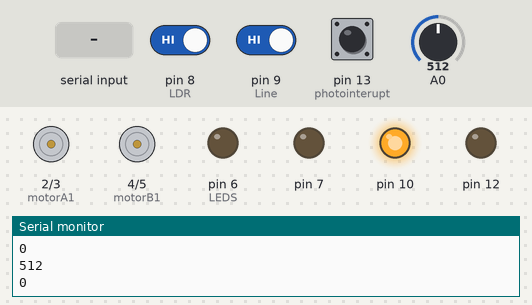
The sketch below on a simulated Arduino Uno, built with avr-gcc and run on an emulated ATmega328P. On the bench: motor-driver pin pairs drawn as motors (green arrow = first pin HIGH = forward, orange = second pin HIGH = backward, longer = more drive), output pins drawn as LEDs (lit = HIGH), the last lines printed to the serial monitor. The inputs (shaded band) are chosen by the test bench; at power-on: A0 = 512, pin 8 (LDR) HIGH, pin 9 (Line) HIGH, pin 13 (photointerupt) HIGH.

Above: at 1.2 s.
1.3 s: "F" received over the second serial link
2.8 s: A0 set to 108
4.3 s: A0 set to 93
At 4.9 s:
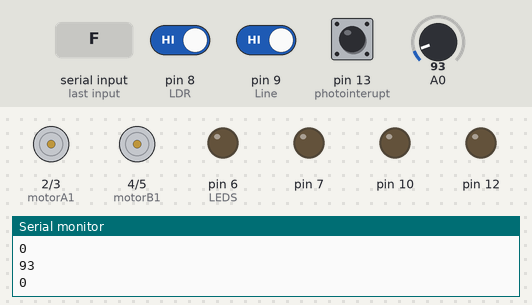
5.8 s: pin 8 (LDR) driven LOW
At 7.2 s:
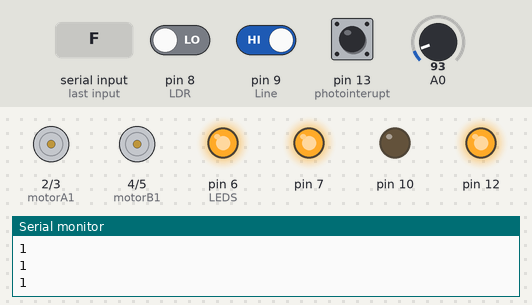
Timing chart, 0 to 8.3 s (numbered marks = the images above; inputs shaded):
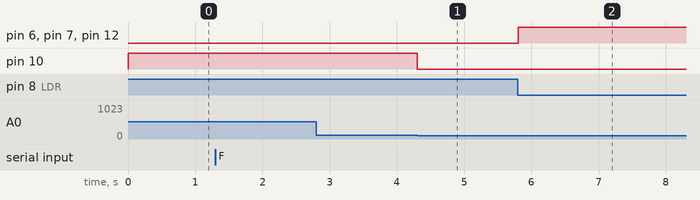

Measured:
- the behaviour switches between 101 and 100 on A0 (found by bisection; images 0 and 1)
- after the input at 4.3 s, pin 10: HIGH → LOW at once
- after the input at 5.8 s, pin 6 (LEDS), pin 7, pin 12: LOW → HIGH at once

The sketch:

project_1.ino
```cpp
#include <SoftwareSerial.h>
SoftwareSerial HC05(0,1);//TX,RX
char value;
int motorA1=2;
int motorA2=3;
int motorB1=4;
int motorB2=5;
int LDR =8;
int photointerupt= 13;
int Line =9;
void setup() {
 // put your setup code here, to run once:
pinMode(motorA1,OUTPUT);
pinMode(motorA2,OUTPUT);
pinMode(motorB1,OUTPUT);
pinMode(motorB2,OUTPUT);
pinMode (6,OUTPUT);//LEDS
pinMode (7,OUTPUT);
pinMode (12,OUTPUT);
//pinMode (13,OUTPUT);//LEDS
pinMode (10,OUTPUT);
pinMode (Line,INPUT);
pinMode (LDR,INPUT);
pinMode(photointerupt,INPUT);
Serial.begin(9600);
HC05.begin(9600);
}
void loop() {
 // put your main code here, to run repeatedly:
 Serial.println(digitalRead(photointerupt));
 if (digitalRead(photointerupt)==0)
 {
 if(HC05.available())
 {
 value=HC05.read();
 Serial.println(value);

 if(value=='F')//forward
 {
 digitalWrite(motorA1,LOW);
 digitalWrite(motorA2,HIGH);
 digitalWrite(motorB1,LOW);
 digitalWrite(motorB2,HIGH);
 }
 else if(value=='B') //backward
 {
 digitalWrite(motorA1,HIGH);
 digitalWrite(motorA2,LOW);
 digitalWrite(motorB1,HIGH);
 digitalWrite(motorB2,LOW);
 }
 else if (value=='R')//turn right
 {
 digitalWrite(motorA1,LOW);
 digitalWrite(motorA2,HIGH);
 digitalWrite(motorB1,HIGH);
 digitalWrite(motorB2,LOW);
 }
 else if(value=='L')//turn left
 {
 digitalWrite(motorA1,HIGH);
 digitalWrite(motorA2,LOW);
 digitalWrite(motorB1,LOW);
 digitalWrite(motorB2,HIGH);
 }
 else if (value=='S')//stop
 {
 digitalWrite(motorA1,LOW);
 digitalWrite(motorA2,LOW);
 digitalWrite(motorB1,LOW);
 digitalWrite(motorB2,LOW);
 }
 }
 else {
 // Serial.println(digitalRead(Line));
 if (digitalRead(Line)==0)
 {
 digitalWrite(motorA1,LOW);
 digitalWrite(motorA2,HIGH);
 digitalWrite(motorB1,LOW);
 digitalWrite(motorB2,HIGH);
 }
 else {
 digitalWrite(motorA1,LOW);
 digitalWrite(motorA2,LOW);
 digitalWrite(motorB1,LOW);
 digitalWrite(motorB2,LOW);
 }
 if (digitalRead (LDR) ==0)
 {
 digitalWrite(6,HIGH);
 digitalWrite(7,HIGH);
 digitalWrite(12,HIGH);
 digitalWrite(13,HIGH);
 }
 else {digitalWrite(6,LOW); digitalWrite(7,LOW); digitalWrite(12,LOW); digitalWrite(13,LOW);}
 Serial.println (analogRead(A0));
 if (analogRead(A0) > 100)
 {
 digitalWrite (10,HIGH);
 }
 else {(digitalWrite (10,LOW));}
 }
 }
}
```
